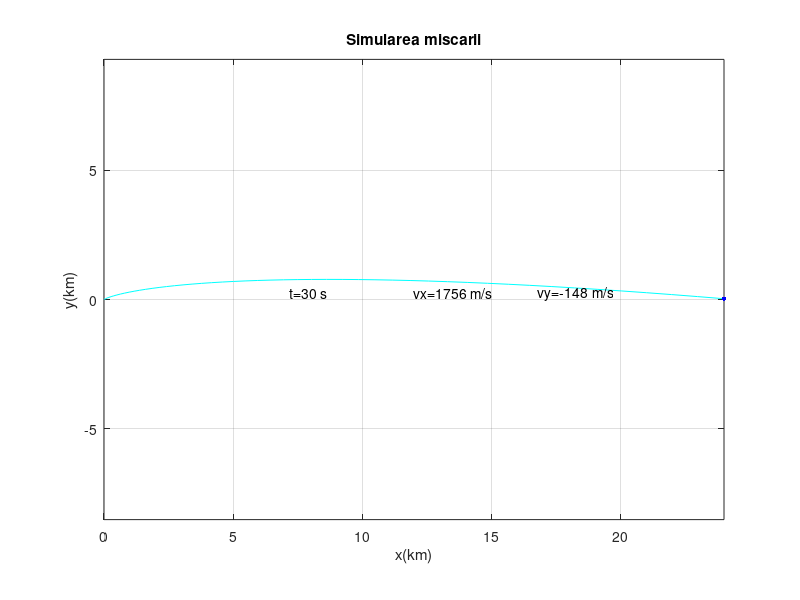

MATLAB code for this plot:
clc;clear;close all;

Gt = 0; #1 pentru traiectorie
Gd = 1; #1 pentru simulare
roVar = 1; #1 pentru densitatea aerului variabila cu altitudinea

g =  9.81;
D = 0.18;
m0 = 194 ; # masa rachetei
mc = 0.72 * m0; #masa combustibil
mr = m0 - mc;
mi = m0;
tao = 57;
a = 1; #daca se depaseste tao
q = mc / tao; #debit ardere
u = 3880; #viteza gazelor
rad = 0;
R = 8.3144 ;
E = 2.718;
Hn = 10.4;

v0 = 16;
alpha0 = 53;
eta = 1.81 * 1e-5;
b1 = 6.54 * eta * D;
c = 0.64;
ro0 = 1.22;
b2 = c * ro0 * D^2;
rad = 1;

t0 = 0;
vtao = 0;
# pentru aproximarea timpului max de zbor, presupunem masa rachetei este minimala
h0 = v0 * tao * cosd(alpha0) +((u * q * cosd(alpha0) / mr)-g) * tao^2/2;# h cand combustibilul se consuma
V = v0*cosd(alpha0) +(u * q * tao * cosd(alpha0)  / mr)- g * tao; #viteza cand combustibilul se termina
tz = 2 * V / g;
# dupa arderea combustibilului si deplasarea doar sub actiunea greutatii, pana la aceeasi inaltime de unde sa
#terminat combustibilul
t1 =(-V+ sqrt(V^2 + 2 * g *abs(h0))) /g;#restul de timp
tf = tao + tz + t1;
N =2000; #numarul de itervale pentru discretizarea timpului
t = linspace(t0,tf,N);
dt = t(2) - t(1);

vx = zeros(1,N);vy = vx;
x = zeros(1,N); y = x;
T = zeros(1,N); T(1) = 20;
P = zeros(1,N);P(1) = 101325;
vx(1) = v0 * sind(alpha0);
vy(1) = v0 * cosd(alpha0);

for i = 1:N-1
  if i * dt <= tao, mo = mr + mc - a * i *dt * q;
    else, a = 0;  vtao = vx(1)^2 + vy(i)^2;
  endif
  T(i+1) = T(i) - 6.5 * 1e-3 * y(i);
  P(i+1) = P(1) * E ^ (-1 * y(i) / Hn); # aproximarea presiunii in functie de altitudine: https://en.wikipedia.org/wiki/Density_of_air
  ro = 1e-3 * P(i) /(T(i) * R);
 b2 = c * ( (1 - roVar) * ro0 + roVar * ro) * D^2;

  rad = sqrt(vx(i)^2 + vy(i)^2);
  aux = 1 - dt * (b1 + b2 * rad - a * q -  a * q * u / rad)/m0;
  vx(i+1) = vx(i) * aux;
  vy(i+1) =  vy(i) * aux - g * dt;
  x(i+1) = x(i) + vx(i) *dt;
  y(i+1) = y(i) + vy(i) *dt;
    if y(i+1)<0, break; end
end

t = t(1:i) ; vx = vx(1:i); vy = vy(1:i); x = x(1:i); y = y(1:i);

tf = t(i);
b = x(i);
h = max(y);
tu = t (y==h);
tc = tf -tu;
mm = (mi + m0) / 2;
if tf < tao, Q = 1/2 *mm * (v0^2 - vx(i)^2 - vy(i)^2)  +  tf * q * (u^2);
  else, Q = 1/2 *mm * (v0^2 - vtao) + 1/2 * m0 * (vtao - vx(i)^2 - vy(i)^2)  + tao * q * (u^2);
endif
afis = ['Timpul de zbor: ', num2str(tf), ' s'];
disp(afis);
afis = ['Bataia proiectilului: ', num2str(b/1e3), ' km'];
disp(afis);
afis = ['Altitudinea max: ' , num2str(h/1e3), ' km'];
disp(afis);
afis = ['Timp urcare: ' , num2str(tu), ' s'];
disp(afis);
afis = ['Timp coborare: ' , num2str(tc), ' s'];
disp(afis);
afis = ['Energie disipata: ' , num2str(Q/1e6), ' MJ'];
disp(afis);

if Gt == 1 # forma traiectoriei
  figure(3);
  plot(x/1e3, y/1e3, 'k');
  xlabel('x(km)'); ylabel('y(km)');
  title('Curba balistica');
  axis equal; axis tight;
end

if Gd == 1 # dinamica in timp real a miscarii rachetei
  figure(4);
  set(4, 'Position', [50 50 850 600]);
  tic; simt=0;
 while simt < tf
   plot(x/1e3,y/1e3, '-c');hold on;
   xlabel('x(km)'); ylabel('y(km)');
   grid;
   title('Simularea miscarii');
   axis equal; axis tight;
   index = abs(t - simt) == min(abs(t-simt));
   plot(x(index)/1e3, y(index)/1e3, '.b', 'MarkerSize', 10);
   hold off

   text(b/2/1e3, h/3/1e3, ['vx=', num2str(round(vx(index))), ' m/s']);
   text((b/2 - b/5)/1e3 , h/3/1e3,['t=', num2str(round(t(index))), ' s']);
   text((b/2+b/5)/1e3, h/3/1e3, ['vy=', num2str(round(vy(index))), ' m/s']);
   pause(1e-3);
   simt = toc;
 end
end






